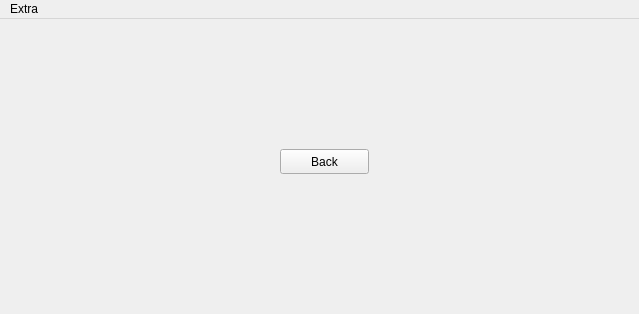
<?xml version="1.0" encoding="UTF-8"?>
<ui version="4.0">
 <class>WindowNumParse</class>
 <widget class="QMainWindow" name="WindowNumParse">
  <property name="geometry">
   <rect>
    <x>0</x>
    <y>0</y>
    <width>639</width>
    <height>314</height>
   </rect>
  </property>
  <property name="sizePolicy">
   <sizepolicy hsizetype="Fixed" vsizetype="Fixed">
    <horstretch>0</horstretch>
    <verstretch>0</verstretch>
   </sizepolicy>
  </property>
  <property name="minimumSize">
   <size>
    <width>0</width>
    <height>0</height>
   </size>
  </property>
  <property name="maximumSize">
   <size>
    <width>16777215</width>
    <height>16777215</height>
   </size>
  </property>
  <property name="windowTitle">
   <string>BinaRy</string>
  </property>
  <widget class="QWidget" name="centralwidget">
   <widget class="QPushButton" name="buttonBack">
    <property name="geometry">
     <rect>
      <x>280</x>
      <y>130</y>
      <width>89</width>
      <height>25</height>
     </rect>
    </property>
    <property name="text">
     <string>Back</string>
    </property>
   </widget>
  </widget>
  <widget class="QMenuBar" name="menubar">
   <property name="geometry">
    <rect>
     <x>0</x>
     <y>0</y>
     <width>639</width>
     <height>22</height>
    </rect>
   </property>
   <widget class="QMenu" name="menuExtra">
    <property name="title">
     <string>Extra</string>
    </property>
    <addaction name="actionAbout_developer"/>
    <addaction name="actionAbout_program"/>
    <addaction name="actionExit"/>
   </widget>
   <addaction name="menuExtra"/>
  </widget>
  <action name="actionAbout_developer">
   <property name="text">
    <string>About developer</string>
   </property>
   <property name="shortcut">
    <string>Ctrl+D</string>
   </property>
  </action>
  <action name="actionAbout_program">
   <property name="text">
    <string>About program</string>
   </property>
   <property name="shortcut">
    <string>Ctrl+P</string>
   </property>
  </action>
  <action name="actionExit">
   <property name="text">
    <string>Exit</string>
   </property>
   <property name="shortcut">
    <string>Ctrl+E</string>
   </property>
  </action>
 </widget>
 <resources/>
 <connections/>
</ui>
